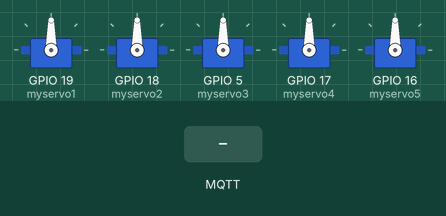
This sketch was run on a simulated ESP32. Shown: 5 × servo. The test bench sets the inputs (shaded band). WiFi joins after 1.5 s; servers stay silent unless stated; no MQTT or app messages arrive unless stated; what the sketch prints to the serial monitor is not drawn.

Above: at 2.7 s.
2.8 s: MQTT message "5" arrives on the first subscribed topic
At 3.6 s:
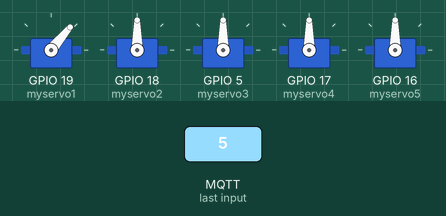
4.3 s: MQTT message "5" arrives on the second subscribed topic
At 4.8 s:
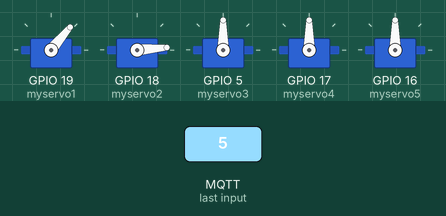
5.8 s: MQTT message "90" arrives on the first subscribed topic
At 7.0 s:
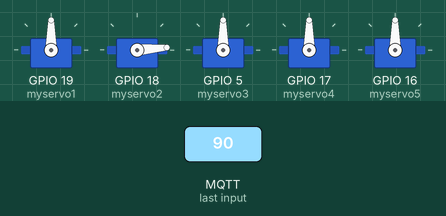
7.3 s: MQTT message "5" arrives on the third subscribed topic
At 8.3 s:
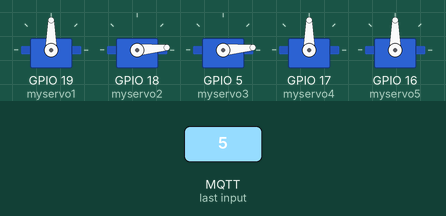
8.8 s: MQTT message "1" arrives on the first subscribed topic
At 9.4 s:
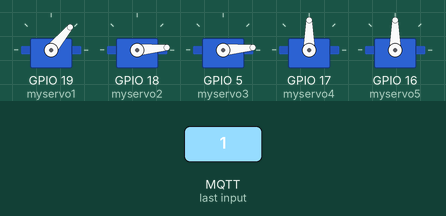
10.3 s: MQTT message "90" arrives on the second subscribed topic
At 10.6 s:
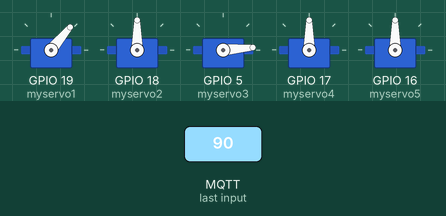
Timing chart, 0 to 12.8 s (numbered marks = the images above; inputs shaded):
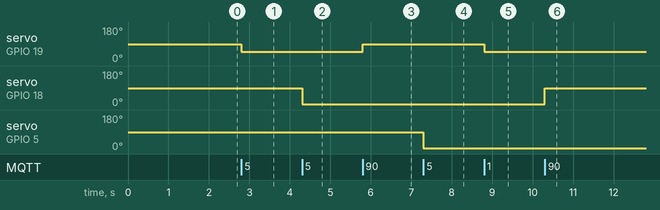

Measured:
- after the input at 2.8 s, servo on GPIO 19 (myservo1): 90° → 50° at once
- after the input at 4.3 s, servo on GPIO 18 (myservo2): 90° → 5° at once
- after the input at 5.8 s, servo on GPIO 19 (myservo1): 50° → 90° at once
- after the input at 7.3 s, servo on GPIO 5 (myservo3): 90° → 5° at once
- after the input at 8.8 s, servo on GPIO 19 (myservo1): 90° → 50° at once
- after the input at 10.3 s, servo on GPIO 18 (myservo2): 5° → 90° at once

The sketch:

base.ino
```cpp
#include <ESP32Servo.h>
#include <PubSubClient.h>
#include <WiFi.h>

#define THUMB_MAX 160
#define THUMB_MIN 50

Servo myservo1;
Servo myservo2;
Servo myservo3;
Servo myservo4;
Servo myservo5;// create servo object to control a servo

String msg;

const char* ssid = "Ocean_Adm";
const char* password = "@artico2020!";

const char* topic_sub1 = "arm-ocean-1";
const char* topic_sub2 = "arm-ocean-2";
const char* topic_sub3 = "arm-ocean-3";
const char* topic_sub4 = "arm-ocean-4";
const char* topic_sub5 = "arm-ocean-5";

const char* topic_all_hand = "arm-ocean";

//const char* topic_pub = "laps-ocean-iot-1";
const char* mqtt_id = "esp-445";

const char* BROKER_MQTT = "broker.hivemq.com";// URL of the MQTT broker to be used
int BROKER_PORT = 1883; // MQTT Broker Port

WiFiClient espClient;
PubSubClient MQTT(espClient);

void initMQTT(void);
void mqtt_callback(char* topic, byte* payload, unsigned int length);
void reconnectMQTT(void);
void VerificaConexaoMQTT(void);

/*

ATENÇÃO

- SEMPRE OBEDEÇA O MIN/MAX DO DEDÃO (THUMB)
- SEMPRE REMOVA O ESP-32 PRA DAR FLASH

*/

int thumb_filter(int a){
  return min(max(a,THUMB_MIN),THUMB_MAX);
}


void initMQTT(void)
{
    MQTT.setServer(BROKER_MQTT, BROKER_PORT);   // tells which broker and port to connect
    MQTT.setCallback(mqtt_callback);            // assign callback function (function called when any information from one of the subscript topics arrives)
}

void mqtt_callback(char* topic, byte* payload, unsigned int length)
{
    String msg;
    char a = '0';
    /* get the received payload string */
    for(int i = 0; i < length; i++)
    {
       char c = (char)payload[i];
       msg += c;
    }
    Serial.println("The following string arrived via MQTT:");
    Serial.println(topic);

    // THUMB
    if(String(topic) == topic_sub1){
       myservo1.write(thumb_filter(msg.toInt()));
       Serial.println(msg);
       //delay(15);
    }
    else if(String(topic) == topic_sub2){
       myservo2.write(msg.toInt());
       Serial.println(msg);
    }
    else if(String(topic) == topic_sub3){
       myservo3.write(msg.toInt());
       Serial.println(msg);
    }
    else if(String(topic) == topic_sub4){
       myservo4.write(msg.toInt());
       Serial.println(msg);
    }
    else if(String(topic) == topic_sub5){
       myservo5.write(msg.toInt());
       Serial.println(msg);
    }
    else if(String(topic) == topic_all_hand){
      Serial.println(msg);
      myservo2.write(!(bool)(int)(msg[1]-a)*180);
      myservo3.write(!(bool)(int)(msg[2]-a)*180);
      myservo4.write(!(bool)(int)(msg[3]-a)*180);
      myservo5.write(!(bool)(int)(msg[4]-a)*180);
//      delay(1000);
      myservo1.write(thumb_filter((msg[0]-a) * 180));
       Serial.println(thumb_filter((msg[0]-a) * 180));
    }
}

void reconnectMQTT(void)
{
    while (!MQTT.connected())
    {
        Serial.print("* Trying to connect to the MQTT Broker:");
        Serial.println(BROKER_MQTT);
        if (MQTT.connect(mqtt_id))
        {
            Serial.println("Successfully connected to the MQTT broker!");
            MQTT.subscribe(topic_sub1);
            MQTT.subscribe(topic_sub2);
            MQTT.subscribe(topic_sub3);
            MQTT.subscribe(topic_sub4);
            MQTT.subscribe(topic_sub5);
            MQTT.subscribe(topic_all_hand);
        }
        else
        {
            Serial.println("Failed to reconnect to the broker.");
            Serial.println("There will be another attempt to connect in 2s");
            delay(2000);
        }
    }
}

void VerificaConexaoMQTT(void)
{
    if (!MQTT.connected())
        reconnectMQTT(); // if there is no connection with the Broker, the connection is re-established

}


void setup() {

  Serial.begin(115200);
   WiFi.begin(ssid, password);
    while (WiFi.status() != WL_CONNECTED) {
      delay(500);
      Serial.print(".");
    }
  Serial.println("WiFi Connected .... IP Address:");
  Serial.println(WiFi.localIP());

  myservo1.setPeriodHertz(50);
  myservo1.attach(19, 500, 2400);
  myservo2.setPeriodHertz(50);
  myservo2.attach(18, 500, 2400);
  myservo3.setPeriodHertz(50);
  myservo3.attach(5, 500, 2400);
  myservo4.setPeriodHertz(50);
  myservo4.attach(17, 500, 2400);
  myservo5.setPeriodHertz(50);
  myservo5.attach(16, 500, 2400);
  initMQTT();
}

void loop() {


      VerificaConexaoMQTT();

    MQTT.loop();


}
```
